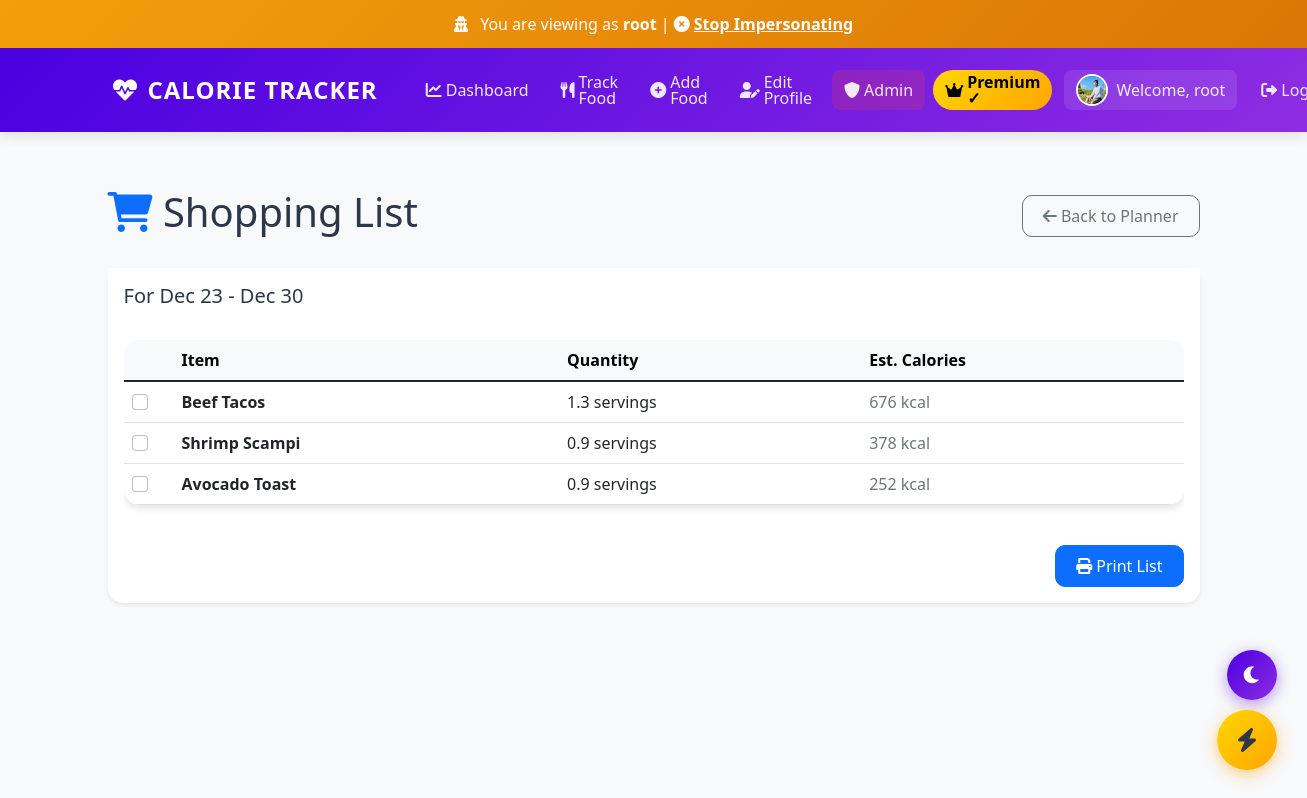
The app's page /meal-planner/shopping-list/ (signed in) with its own data.
### myapp/models.py (models this page shows, shortened)
class UserProfile(models.Model):
    ACTIVITY_CHOICES = [
        ('sedentary', 'Sedentary (little or no exercise)'),
        ('light', 'Lightly active (light exercise/sports 1-3 days/week)'),
        ('moderate', 'Moderately active (moderate exercise/sports 3-5 days/week)'),
        ('very', 'Very active (hard exercise/sports 6-7 days/week)'),
        ('super', 'Super active (very hard exercise & physical job or training twice per day)')
    ]
    GOAL_CHOICES = [
        ('lose', 'Lose Weight'),
        ('maintain', 'Maintain Weight'),
        ('gain', 'Gain Weight')
    ]
    user = models.OneToOneField(User, on_delete=models.CASCADE)
    date_of_birth = models.DateField(null=True, blank=True)
    height = models.FloatField(help_text="Height in cm", null=True, blank=True)
    weight = models.FloatField(help_text="Weight in kg", null=True, blank=True)
    activity_level = models.CharField(max_length=20, choices=ACTIVITY_CHOICES, default='moderate')
    weight_goal = models.CharField(max_length=10, choices=GOAL_CHOICES, default='maintain')
    daily_calorie_goal = models.IntegerField(default=2000)
    profile_picture = models.ImageField(upload_to='profile_pics/', null=True, blank=True)
    phone_number = models.CharField(max_length=15, blank=True, null=True, help_text="Phone number")
    is_premium = models.BooleanField(default=False)
    premium_until = models.DateTimeField(null=True, blank=True)
    stripe_customer_id = models.CharField(max_length=255, blank=True, null=True, unique=True)
    stripe_subscription_id = models.CharField(max_length=255, blank=True, null=True)
    def is_premium_active(self):
        if self.is_premium and self.premium_until:
            return timezone.now() < self.premium_until
        return False

class Food(models.Model):
    user = models.ForeignKey(User, on_delete=models.CASCADE, null=True, blank=True, related_name='foods')
    name = models.CharField(max_length=100)
    carbs = models.FloatField()
    protein = models.FloatField()
    fats = models.FloatField()
    calories = models.IntegerField()
    fiber = models.FloatField(default=0)
    sugar = models.FloatField(default=0)
    serving_size = models.CharField(max_length=50, default='100g')
    category = models.CharField(max_length=50, blank=True)
    class Meta:
        ordering = ['name']
        verbose_name = 'Food'
        verbose_name_plural = 'Foods'

class MealPlanItem(models.Model):
    meal_plan = models.ForeignKey(MealPlan, on_delete=models.CASCADE)
    food = models.ForeignKey(Food, on_delete=models.CASCADE)
    servings = models.FloatField(default=1.0)

### myapp/views.py (the view)
# urls.py: path('meal-planner/shopping-list/', views.generate_shopping_list, name='generate_shopping_list'),
@login_required
@require_premium
def generate_shopping_list(request):
    user = request.user
    start_date = timezone.now().date()
    end_date = start_date + timedelta(days=7)
    items = MealPlanItem.objects.filter(
        meal_plan__user=user,
        meal_plan__date__range=[start_date, end_date]
    ).select_related('food')
    shopping_list = {}
    for item in items:
        food_name = item.food.name
        if food_name in shopping_list:
            shopping_list[food_name]['quantity'] += item.servings
            shopping_list[food_name]['calories'] += item.food.calories * item.servings
        else:
            shopping_list[food_name] = {
                'food': item.food,
                'quantity': item.servings,
                'calories': item.food.calories * item.servings
            }
    context = {
        'shopping_list': shopping_list,
        'start_date': start_date,
        'end_date': end_date
    }
    return render(request, 'myapp/shopping_list.html', context)

### myapp/subscription.py (called while the page is built)
def require_premium(view_func):
    @wraps(view_func)
    @login_required
    def wrapper(request, *args, **kwargs):
        user_profile = request.user.userprofile
        if not user_profile.is_premium_active():
            return redirect('subscription_plans')
        return view_func(request, *args, **kwargs)
    return wrapper

### myapp/templatetags/custom_filters.py (called while the page is built)
@register.filter
def format_display_name(user):
    full_name = user.get_full_name()
    if full_name:
        name_parts = full_name.strip().split()
        if len(name_parts) >= 2:
            first_name = name_parts[0]
            last_initial = name_parts[-1][0].upper()
            return f"{first_name} {last_initial}."
        else:
            return full_name
    else:
        return user.username

### myapp/templates/myapp/shopping_list.html (shortened to what this page needs)
{% extends 'myapp/base.html' %}
{% block content %}
<div class="container py-4">
    <div class="d-flex justify-content-between align-items-center mb-4">
        <h1><i class="fas fa-shopping-cart text-primary"></i> Shopping List</h1>
        <a href="{% url 'meal_planner' %}" class="btn btn-outline-secondary">
            <i class="fas fa-arrow-left"></i> Back to Planner
        </a>
    </div>
    <div class="card shadow-sm border-0">
        <div class="card-header bg-white border-0 py-3">
            <h5 class="mb-0">For {{ start_date|date:"M d" }} - {{ end_date|date:"M d" }}</h5>
        </div>
        <div class="card-body">
            {% if shopping_list %}
                <div class="table-responsive">
                    <table class="table table-hover align-middle">
                        <thead class="table-light">
                            <tr>
                                <th style="width: 50px;"></th>
                                <th>Item</th>
                                <th>Quantity</th>
                                <th>Est. Calories</th>
                            </tr>
                        </thead>
                        <tbody>
                            {% for name, details in shopping_list.items %}
                            <tr>
                                <td>
                                    <input type="checkbox" class="form-check-input" id="check_{{ forloop.counter }}">
                                </td>
                                <td>
                                    <label class="form-check-label fw-bold" for="check_{{ forloop.counter }}">
                                        {{ name }}
                                    </label>
                                </td>
                                <td>{{ details.quantity }} servings</td>
                                <td class="text-muted">{{ details.calories|floatformat:0 }} kcal</td>
                            </tr>
                            {% endfor %}
                        </tbody>
                    </table>
                </div>
                <div class="mt-4 text-end">
                    <button class="btn btn-primary" onclick="window.print()">
                        <i class="fas fa-print"></i> Print List
                    </button>
                </div>
            {% endif %}
        </div>
    </div>
</div>
{% endblock %}

### myapp/templates/myapp/base.html (shortened to what this page needs)
{% load custom_filters %}
<!DOCTYPE html>
<html lang="en" data-theme="light">
<head>
    <link href="https://cdn.jsdelivr.net/npm/bootstrap@5.1.3/dist/css/bootstrap.min.css" rel="stylesheet">
    <link rel="stylesheet" href="https://cdnjs.cloudflare.com/ajax/libs/font-awesome/6.0.0/css/all.min.css">
    <link href="https://unpkg.com/aos@2.3.1/dist/aos.css" rel="stylesheet">
</head>
<body>
    {% if request.session.impersonator_id %}
    <div class="impersonation-banner">
        <i class="fas fa-user-secret me-2"></i>
        You are viewing as <strong>{{ user.username }}</strong> |
        <a href="{% url 'stop_impersonation' %}">
            <i class="fas fa-times-circle me-1"></i>Stop Impersonating
        </a>
    </div>
    {% endif %}
    <div class="toast-container" id="toastContainer"></div>
    <div class="container-fluid px-0 page-content">
        <nav class="navbar navbar-expand-lg navbar-dark">
            <div class="container">
                <a class="navbar-brand" href="{% url 'dashboard' %}">
                    <i class="fas fa-heart-pulse"></i>
                    Calorie Tracker
                </a>
                <div class="collapse navbar-collapse" id="navbarNav">
                    <ul class="navbar-nav ms-auto">
                        {% if user.is_authenticated %}
                        <li class="nav-item">
                            <a class="nav-link {% if request.path == '/' %}active{% endif %}" href="{% url 'dashboard' %}">
                                <i class="fas fa-chart-line me-1"></i> Dashboard
                            </a>
                        </li>
                        <li class="nav-item">
                            <a class="nav-link {% if request.path == '/track/' %}active{% endif %}" href="{% url 'index' %}">
                                <i class="fas fa-utensils me-1"></i> Track Food
                            </a>
                        </li>
                        <li class="nav-item">
                            <a class="nav-link {% if request.path == '/add-food/' %}active{% endif %}" href="{% url 'add_food' %}">
                                <i class="fas fa-plus-circle me-1"></i> Add Food
                            </a>
                        </li>
                        <li class="nav-item">
                            <a class="nav-link {% if request.path == '/profile/edit/' %}active{% endif %}" href="{% url 'edit_profile' %}">
                                <i class="fas fa-user-edit me-1"></i> Edit Profile
                            </a>
                        </li>
                        {% if user.is_staff or user.is_superuser %}
                        <li class="nav-item">
                            <a class="nav-link {% if '/control-panel' in request.path %}active{% endif %}" href="{% url 'admin_dashboard' %}" style="background: rgba(239, 68, 68, 0.2); border-radius: 8px;">
                                <i class="fas fa-shield-alt me-1"></i> Admin
                            </a>
                        </li>
                        {% endif %}
                        <li class="nav-item">
                            {% if user.userprofile.is_premium_active %}
                                <span class="nav-link" style="background: linear-gradient(135deg, #FFD700 0%, #FFA500 100%); border-radius: 20px; color: black !important; font-weight: bold;">
                                    <i class="fas fa-crown me-1"></i> Premium ✓
                                </span>
                            {% else %}
                                <a class="nav-link btn btn-warning btn-sm" href="{% url 'subscription_plans' %}" style="color: black !important; font-weight: bold;">
                                    <i class="fas fa-crown me-1"></i> Go Premium
                                </a>
                            {% endif %}
                        </li>
                        <li class="nav-item">
                            <span class="nav-link welcome-text">
                                {% if user.userprofile.profile_picture %}
                                <img src="{{ user.userprofile.profile_picture.url }}" alt="Profile" style="width: 32px; height: 32px; border-radius: 50%; object-fit: cover; margin-right: 0.5rem; border: 2px solid white;">
                                {% else %}
                                <i class="fas fa-user me-1"></i>
                                {% endif %}
                                Welcome, {{ user|format_display_name }}
                            </span>
                        </li>
                        <li class="nav-item">
                            <form action="{% url 'logout' %}" method="post" class="d-inline">
                                <button type="submit" class="nav-link btn btn-link" style="border: none; background: none;">
                                    <i class="fas fa-sign-out-alt me-1"></i> Logout
                                </button>
                            </form>
                        </li>
                        {% else %}
                        <li class="nav-item">
                            <a class="nav-link" href="{% url 'login' %}">
                                <i class="fas fa-sign-in-alt me-1"></i> Login
                            </a>
                        </li>
                        {% endif %}
                    </ul>
                </div>
            </div>
        </nav>
    </div>
    <div class="container">
        {% block content %}
        {% endblock %}
    </div>
    <button class="theme-toggle" id="themeToggle" title="Toggle Dark Mode">
        <i class="fas fa-moon" id="themeIcon"></i>
    </button>
    {% if user.is_authenticated %}
    <div class="fab-container">
        <button class="fab-main" id="fabMain" title="Quick Actions">
            <i class="fas fa-bolt"></i>
        </button>
    </div>
    {% endif %}
</body>
</html>

### records on screen
Food: name "Beef Tacos", quantity "1.3", calories "676"
Food: name "Shrimp Scampi", quantity "0.9", calories "378"
Food: name "Avocado Toast", quantity "0.9", calories "252"

### other values on screen
{{ user.username }} "root"
{{ user|format_display_name }} "root"
